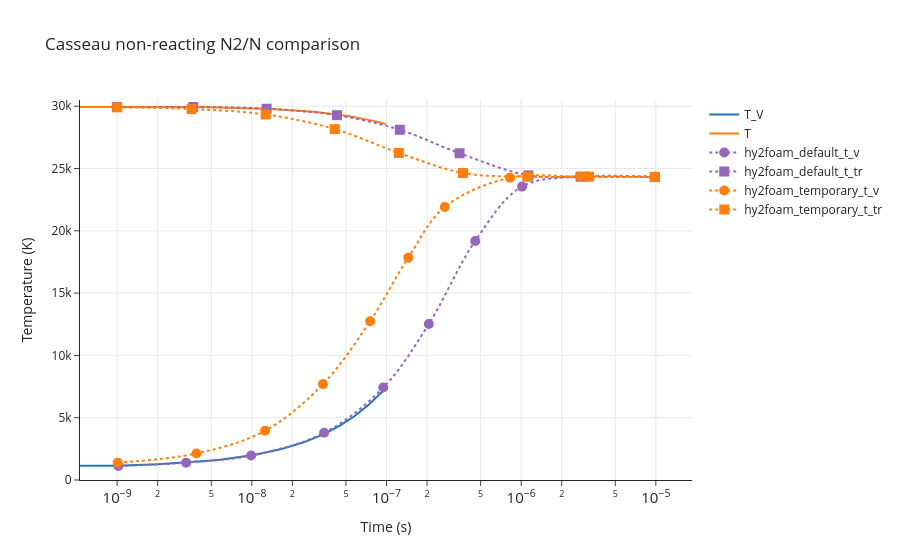
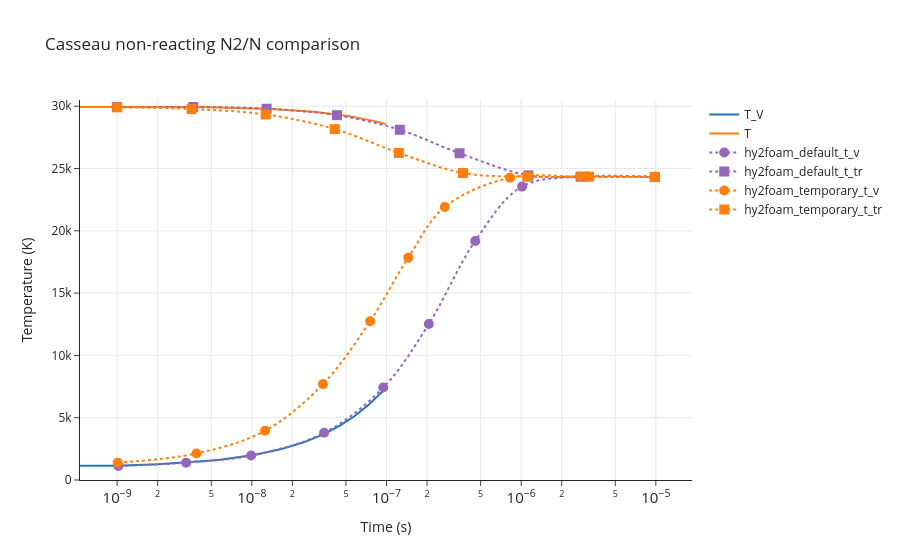

Here is the notebook cell these charts were saved with, in order:
### Code cell
make_temperature_reference_plot(
    result=multispecies_heating_result,
    reference_csv=RESULTS_DIR / "casseau_figure_3_3.csv",
    title="Casseau non-reacting N2/N comparison",
    yaxis_range=[0, 30500],
)
